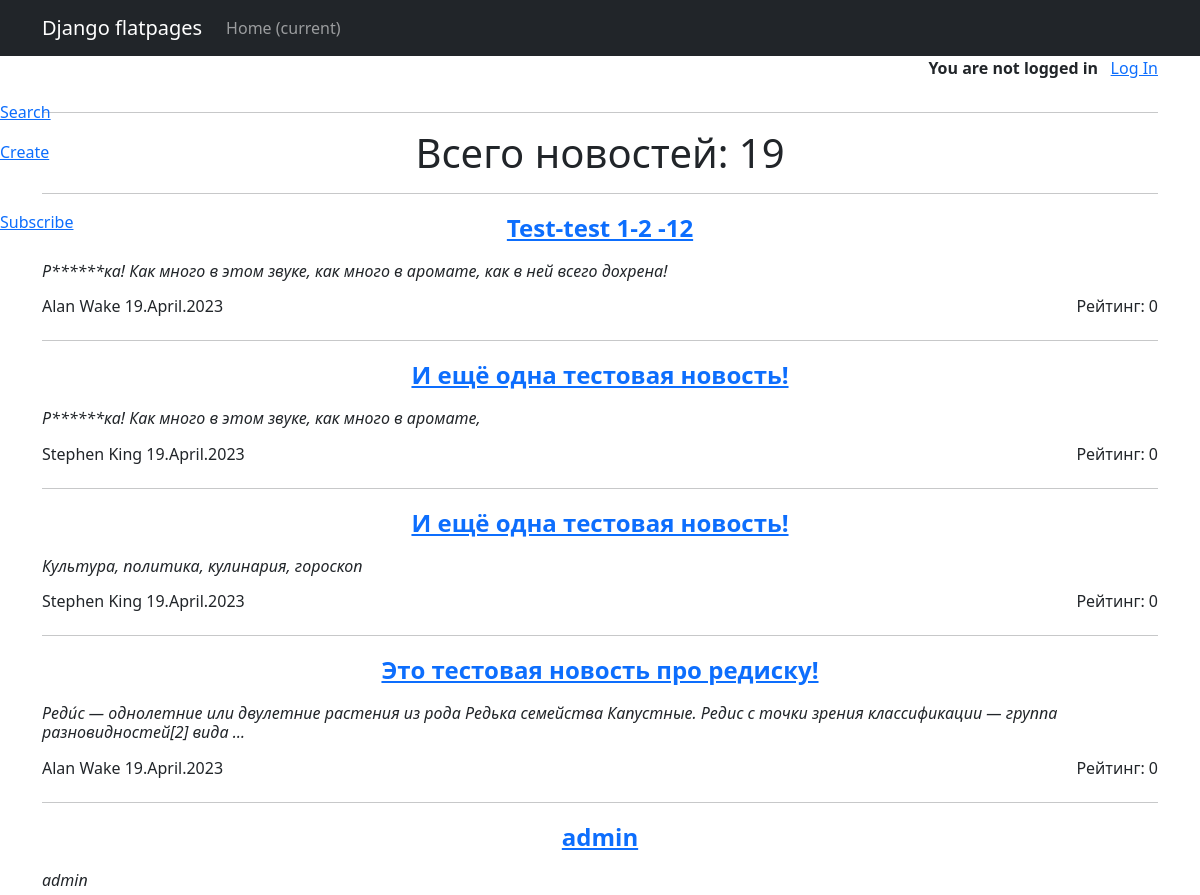
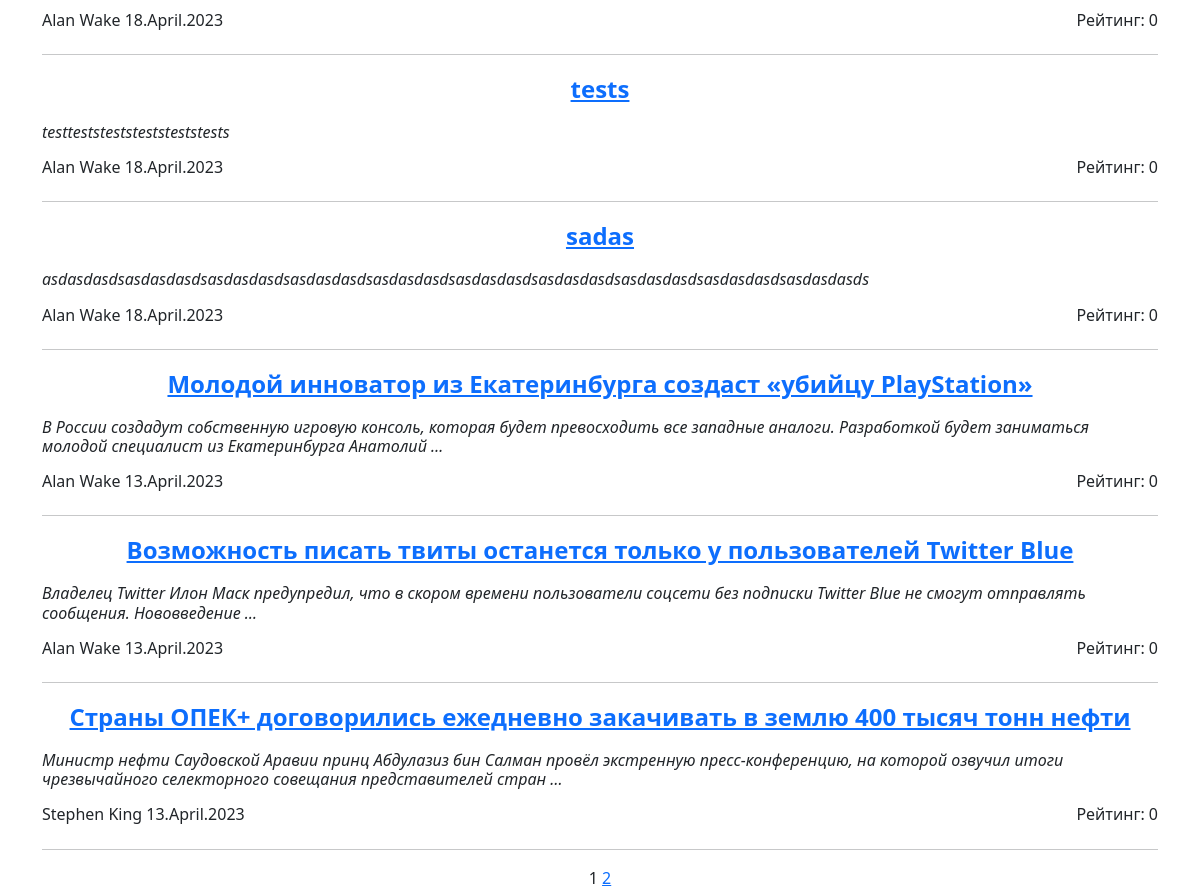
/posts/, run on the app's committed database (2 pictures, top to bottom).
### news/models.py (models this page shows, shortened)
class Post(models.Model):
    ar = 'Article'
    nw = 'News'
    post_types = [
        (ar, 'Article'),
        (nw, 'News')
    ]
    post_type = models.CharField(max_length=7, choices=post_types, default=nw)
    t_creation = models.DateTimeField(auto_now_add=True)
    title = models.CharField(max_length=255)
    content = models.TextField()
    rating = models.IntegerField(default=0, db_column='rating')
    author = models.ForeignKey('Author', on_delete=models.CASCADE, related_name='post')
    category = models.ManyToManyField('Category', blank=True, through='PostCategory', verbose_name='Категории')  # Связь многие к многим

class Author(models.Model):
    full_name = models.CharField(max_length=100)
    rating = models.IntegerField(default=0) # значение вычисляется в update_rating
    user = models.ForeignKey('auth.User', on_delete=models.CASCADE) # связь с методом User один к одному
    def update_rating(self):
        r_comments_by_author = Comment.objects.filter(user_id=self.user.id).aggregate(models.Sum('rating'))['rating__sum'] # new variant
        r_posts = Post.objects.filter(author_id=self).aggregate(models.Sum('rating')) #суммарный рейтинг за посты
        post_ids = Post.objects.filter(author_id=self).values_list('id', flat=True) #(flat=True) чтобы получить одним списком id всех постов этого автора
        r_comments_to_author_posts = Comment.objects.filter(post_id__in=post_ids).aggregate(models.Sum('rating'))['rating__sum']
        print(r_posts, r_posts['rating__sum'], r_comments_by_author, r_comments_to_author_posts)
        self.rating = (int(r_posts['rating__sum']) * 3) + int(r_comments_by_author) + int(r_comments_to_author_posts)
        print(self.rating)
        self.save()
    def __str__(self):
        return self.full_name

### news/views.py (the view)
# urls.py: path('posts/', include('news.urls')),  # < Подключаем представления сначала в news\urls.py находим  PostsList.as_view, => views.py template_name = 'posts.html'
class PostsList(ListView):
    model = Post # Указываем модель, объекты которой мы будем выводить
    ordering = '-t_creation' # Заметка. Тут надо добавить сортировку по времени
    template_name = 'posts.html'  # Указываем имя шаблона, с инструкциями по отображению объектов модели
    context_object_name = 'posts'  # Это имя списка где лежат все объекты. К нему обращаемся в html-шаблоне.
    paginate_by = 10
    def get_queryset(self):
        queryset = super().get_queryset()  # Получаем обычный запрос
        self.filterset = PostFilter(self.request.GET, queryset)  # Используем наш класс фильтрации. self.request.GET содержит объект QueryDict,
        return self.filterset.qs  # Возвращаем из функции отфильтрованный список товаров
    def get_context_data(self, **kwargs):  # Метод get_context_data позволяет нам изменить набор данных, который будет передан в шаблон.
        context = super().get_context_data(**kwargs)
        context['filterset'] = self.filterset  # Добавляем в контекст объект фильтрации.
        context['post_count'] = Post.objects.count()
        return context

### news/templatetags/custom_filters.py (called while the page is built)
@register.filter()
def censor(value):
   for word in bad_words:
      if word.lower() in value.lower():
         value = value.replace(word[1:-2], '*' * (len(word)-1))
   return value

### news/templatetags/custom_tags.py (called while the page is built)
@register.simple_tag(takes_context=True)
def url_replace(context, **kwargs):
   d = context['request'].GET.copy()
   for k, v in kwargs.items():
       d[k] = v
   return d.urlencode()

### templates/Posts.html (shortened to what this page needs)
{% extends 'flatpages/default.html' %}
{% load custom_filters %}
{% load custom_tags %}
{% block content %}
<div style="display: flex; justify-content: right; align-items: right; ">
    {% if user.is_authenticated %}
      <p style="text-align: right; font-weight: bold">{{ user.username }}!&nbsp&nbsp</p>
      <a style="display: block; text-align: right" href="{% url 'logout' %}">Log Out</a>
    {% else %}
      <p style="text-align: right; font-weight: bold">You are not logged in &nbsp&nbsp</p>
      <a style="display: block; text-align: right" href="{% url 'login' %}">Log In</a>
    {% endif %}
</div>
<hr>
<h1>Всего новостей: {{ post_count }}</h1>
<hr>
<a href="search" style="position: fixed; left: 0; top: 100px;">Search</a>
<a href="create" style="position: fixed; left: 0; top: 140px;">Create</a>
<a href="subscribe" style="position: fixed; left: 0; top: 250;">Subscribe</a>
   {% if posts %}
       {% for post in posts %}
           <a href="{% url 'post_full' pk=post.pk %}" style="display: block; text-align: center; font-size:24px; font-weight: bold">{{post.title|censor}}</a>
           <h6 style="text-align: left; font-style: italic;">{{post.content|truncatewords:20|censor}}</h6>
           <div style="display: flex; justify-content: space-between; align-items: center;">
               <h6>{{post.author}} {{post.t_creation|date:"j.F.Y" }}</h6>
               <h6>Рейтинг: {{post.rating}}</h6>
           </div>
           <hr>
       {% endfor %}
   {% else %}
       <h2>Конец истории</h2>
   {% endif %}
   {{ page_obj.number }}
   {% if page_obj.has_next %}
       <a href="?{% url_replace page=page_obj.next_page_number %}">{{ page_obj.next_page_number }}</a>
   {% endif %}
{% endblock content %}

### data on the page
Post: title|censor "Test-test 1-2 -12", content|censor "Р******ка! Как много в этом звуке, как много в аромате, как в ней всего дохрена!", author "Alan Wake", t_creation "19.April.2023", rating "0"
Post: title|censor "И ещё одна тестовая новость!", content|censor "Р******ка! Как много в этом звуке, как много в аромате,", author "Stephen King", t_creation "19.April.2023", rating "0"
Post: title|censor "И ещё одна тестовая новость!", content|censor "Культура, политика, кулинария, гороскоп", author "Stephen King", t_creation "19.April.2023", rating "0"
Post: title|censor "Это тестовая новость про редиску!", content|censor "Реди́с — однолетние или двулетние растения из рода Редька семейства Капустные. Редис с точки зрения классификации — группа разновидностей[2] вида …", author "Alan Wake", t_creation "19.April.2023", rating "0"
Post: title|censor "admin", content|censor "admin", author "Alan Wake", t_creation "18.April.2023", rating "0"
Post: title|censor "tests", content|censor "testteststeststeststeststests", author "Alan Wake", t_creation "18.April.2023", rating "0"
Post: title|censor "sadas", content|censor "asdasdasdsasdasdasdsasdasdasdsasdasdasdsasdasdasdsasdasdasdsasdasdasdsasdasdasdsasdasdasdsasdasdasds", author "Alan Wake", t_creation "18.April.2023", rating "0"
Post: title|censor "Молодой инноватор из Екатеринбурга создаст «убийцу PlayStation»", content|censor "В России создадут собственную игровую консоль, которая будет превосходить все западные аналоги. Разработкой будет заниматься молодой специалист из Екатеринбурга Анатолий …", author "Alan Wake", t_creation "13.April.2023", rating "0"
Post: title|censor "Возможность писать твиты останется только у пользователей Twitter Blue", content|censor "Владелец Twitter Илон Маск предупредил, что в скором времени пользователи соцсети без подписки Twitter Blue не смогут отправлять сообщения. Нововведение …", author "Alan Wake", t_creation "13.April.2023", rating "0"
Post: title|censor "Страны ОПЕК+ договорились ежедневно закачивать в землю 400 тысяч тонн нефти", content|censor "Министр нефти Саудовской Аравии принц Абдулазиз бин Салман провёл экстренную пресс-конференцию, на которой озвучил итоги чрезвычайного селекторного совещания представителей стран …", author "Stephen King", t_creation "13.April.2023", rating "0"

### other printed values
{{ post_count }} "19"
{{ page_obj.number }} "1"
{{ page_obj.next_page_number }} "2"
